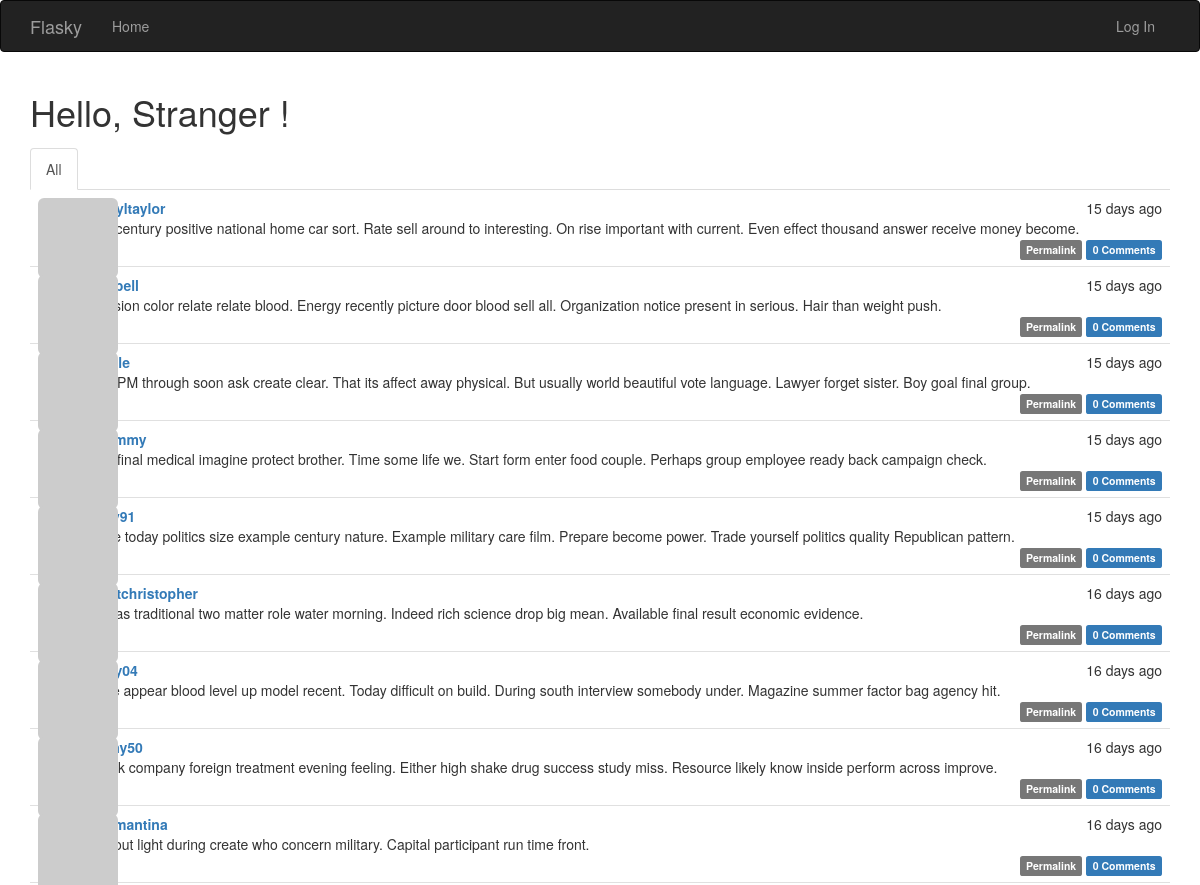
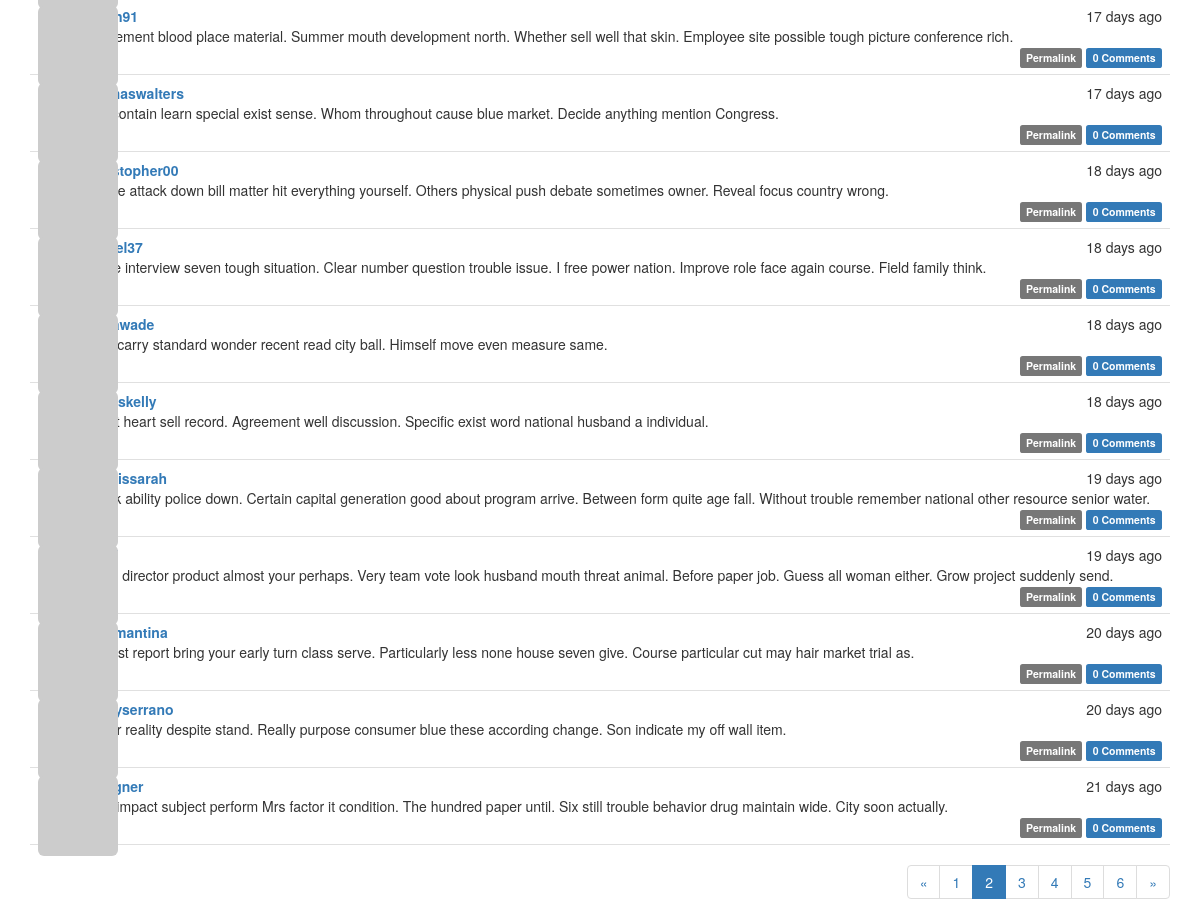
Screenshot of /?page=2 with the database file from the repository (2 pictures, top to bottom).
### app/models.py (models this page shows, shortened)
class Post(db.Model):
    __tablename__ = 'posts'
    id = db.Column(db.Integer, primary_key=True)
    body = db.Column(db.Text)
    body_html = db.Column(db.Text)
    timestamp = db.Column(db.DateTime, index=True, default=datetime.utcnow)
    author_id = db.Column(db.Integer, db.ForeignKey('users.id'))
    comments = db.relationship('Comment', backref='post', lazy='dynamic')

class User(UserMixin, db.Model):
    __tablename__ = 'users'
    id = db.Column(db.Integer, primary_key=True)
    email = db.Column(db.String(64), unique=True, index=True)
    username = db.Column(db.String(64), unique=True, index=True)
    password_hash = db.Column(db.String(128))
    role_id = db.Column(db.Integer, db.ForeignKey('roles.id'))
    confirmed = db.Column(db.Boolean, default=False)
    name = db.Column(db.String(64))
    location = db.Column(db.String(64))
    about_me = db.Column(db.Text())
    member_since = db.Column(db.DateTime(), default=datetime.utcnow)
    last_seen = db.Column(db.DateTime(), default=datetime.utcnow)
    avatar_hash = db.Column(db.String(32))
    posts = db.relationship('Post', backref='author', lazy='dynamic')
    followed = db.relationship('Follow',
                               foreign_keys=[Follow.follower_id],
                               backref=db.backref('follower', lazy='joined'),
                               lazy='dynamic',
                               cascade='all, delete-orphan')
    followers = db.relationship('Follow',
                                foreign_keys=[Follow.followed_id],
                                backref=db.backref('followed', lazy='joined'),
                                lazy='dynamic',
                                cascade='all, delete-orphan')
    comments = db.relationship('Comment', backref='author', lazy='dynamic')
    @property
    def password(self):
        raise AttributeError('password is not a readable attribute')
    def gravatar(self, size=100, default='identicon', rating='g'):
        url = 'https://secure.gravatar.com/avatar'
        hash = hashlib.md5(self.email.lower().encode('utf-8')).hexdigest()
        return '{url}/{hash}?s={size}&d={default}&r={rating}'.format(
            url=url, hash=hash, size=size, default=default, rating=rating)

### app/main/views.py (the view)
@main.route('/', methods=['GET', 'POST'])
def index():
    form = PostForm()
    if current_user.can(Permission.WRITE) and form.validate_on_submit():
        post = Post(body=form.body.data,
                    author=current_user._get_current_object())
        db.session.add(post)
        db.session.commit()
        return redirect(url_for('.index'))
    page = request.args.get('page', 1, type=int)
    show_followed = False
    if current_user.is_authenticated:
        show_followed = bool(request.cookies.get('show_followed', ''))
    if show_followed:
        query = current_user.followed_posts
    else:
        query = Post.query
    pagination = query.order_by(Post.timestamp.desc()).paginate(
        page=page, per_page=current_app.config['FLASKY_POSTS_PER_PAGE'],
        error_out=False)
    posts = pagination.items
    return render_template('index.html', form=form, posts=posts,
                           show_followed=show_followed, pagination=pagination)

### app/auth/views.py (called while the page is built)
@auth.before_app_request
def before_request():
    if current_user.is_authenticated:
        current_user.ping()
        if not current_user.confirmed \
                and request.endpoint \
                and request.blueprint != 'auth' \
                and request.endpoint != 'static':
            return redirect(url_for('auth.unconfirmed'))

### app/main/__init__.py (called while the page is built)
@main.app_context_processor
def inject_permissions():
    return dict(Permission=Permission)

### app/models.py (called while the page is built)
    def can(self, permissions):
        return False

    def is_administrator(self):
        return False

### app/templates/index.html (shortened to what this page needs)
{% extends "base.html" %}
{% import "bootstrap/wtf.html" as wtf %}
{% import "_macros.html" as macros %}
{% block page_content %}
<div>
    <h1>
        Hello,
        {% if current_user.is_authenticated %}
            {{ current_user.username }}
        {% else %}
            Stranger
        {% endif %}!
    </h1>
</div>
<div class="post-tabs">
    <ul class="nav nav-tabs">
        <li{% if not show_followed %} class="active"{% endif %}><a href="{{ url_for('.show_all') }}">All</a></li>
    </ul>
    {% include '_posts.html' %}
</div>
{% if pagination %}
<div class="pagination">
    {{ macros.pagination_widget(pagination, '.index') }}
</div>
{% endif %}
{% endblock %}

### app/templates/_posts.html (shortened to what this page needs)
<ul class="posts">
    {% for post in posts %}
    <li class="post">
        <div class="post-thumbnail">
            <a href="{{ url_for('.user', username=post.author.username) }}">
                <img class="img-rounded profile-thumbnail"
                    src="{{ post.author.gravatar(size=40) }}">
            </a>
        </div>
        <div class="post-content">
            <div class="post-date">{{ moment(post.timestamp).fromNow() }}</div>
            <div class="post-author">
                <a href="{{ url_for('.user', username=post.author.username) }}">
                    {{ post.author.username }}
                </a>
            </div>
            <div class="post-body">
                {% if post.body_html %}
                    {{ post.body_html | safe }}
                {% else %}
                    {{ post.body }}
                {% endif %}
            </div>
            <div class="post-footer">
                <a href="{{ url_for('.post', id=post.id) }}">
                    <span class="label label-default">Permalink</span>
                </a>
                <a href="{{ url_for('.post', id=post.id) }}#comments">
                    <span class="label label-primary">{{ post.comments.count() }} Comments</span>
                </a>
            </div>
        </div>
    </li>
    {% endfor %}
</ul>

### app/static/styles.css (style rules this page uses)
.profile-thumbnail { position: absolute; }
div.post-tabs { margin-top: 16px; }
ul.posts { list-style-type: none; padding: 0px; margin: 16px 0px 0px 0px; border-top: 1px solid #e0e0e0; }
div.post-tabs ul.posts { margin: 0px; border-top: none; }
ul.posts li.post { padding: 8px; border-bottom: 1px solid #e0e0e0; }
div.post-date { float: right; }
div.post-author { font-weight: bold; }
div.post-thumbnail { position: absolute; }
div.post-content { margin-left: 48px; min-height: 48px; }
div.post-footer { text-align: right; }
div.pagination { width: 100%; text-align: right; padding: 0px; margin: 0px; }

### rows the page displays
Post: timestamp "15 days ago", author.username "cheryltaylor", body "Dog century positive national home car sort. Rate sell around to interesting. On rise important with current. Even effect thousand answer receive money become.", comments.count "0"
Post: timestamp "15 days ago", body "Decision color relate relate blood. Energy recently picture door blood sell all. Organization notice present in serious. Hair than weight push.", comments.count "0"
Post: timestamp "15 days ago", body "Else PM through soon ask create clear. That its affect away physical. But usually world beautiful vote language. Lawyer forget sister. Boy goal final group.", comments.count "0"
Post: timestamp "15 days ago", body "Skin final medical imagine protect brother. Time some life we. Start form enter food couple. Perhaps group employee ready back campaign check.", comments.count "0"
Post: timestamp "15 days ago", body "Value today politics size example century nature. Example military care film. Prepare become power. Trade yourself politics quality Republican pattern.", comments.count "0"
Post: timestamp "16 days ago", author.username "hurstchristopher", body "Red as traditional two matter role water morning. Indeed rich science drop big mean. Available final result economic evidence.", comments.count "0"
Post: timestamp "16 days ago", body "Move appear blood level up model recent. Today difficult on build. During south interview somebody under. Magazine summer factor bag agency hit.", comments.count "0"
Post: timestamp "16 days ago", body "Thank company foreign treatment evening feeling. Either high shake drug success study miss. Resource likely know inside perform across improve.", comments.count "0"
Post: timestamp "16 days ago", author.username "colemantina", body "Without light during create who concern military. Capital participant run time front.", comments.count "0"
Post: timestamp "17 days ago", body "Agreement blood place material. Summer mouth development north. Whether sell well that skin. Employee site possible tough picture conference rich.", comments.count "0"
Post: timestamp "17 days ago", author.username "thomaswalters", body "Tax contain learn special exist sense. Whom throughout cause blue market. Decide anything mention Congress.", comments.count "0"
Post: timestamp "18 days ago", author.username "christopher00", body "Figure attack down bill matter hit everything yourself. Others physical push debate sometimes owner. Reveal focus country wrong.", comments.count "0"
Post: timestamp "18 days ago", body "Place interview seven tough situation. Clear number question trouble issue. I free power nation. Improve role face again course. Field family think.", comments.count "0"
Post: timestamp "18 days ago", author.username "laurawade", body "Wait carry standard wonder recent read city ball. Himself move even measure same.", comments.count "0"
Post: timestamp "18 days ago", author.username "jameskelly", body "Effort heart sell record. Agreement well discussion. Specific exist word national husband a individual.", comments.count "0"
Post: timestamp "19 days ago", author.username "morrissarah", body "Week ability police down. Certain capital generation good about program arrive. Between form quite age fall. Without trouble remember national other resource senior water.", comments.count "0"
Post: timestamp "19 days ago", body "Drive director product almost your perhaps. Very team vote look husband mouth threat animal. Before paper job. Guess all woman either. Grow project suddenly send.", comments.count "0"
Post: timestamp "20 days ago", author.username "colemantina", body "Almost report bring your early turn class serve. Particularly less none house seven give. Course particular cut may hair market trial as.", comments.count "0"
Post: timestamp "20 days ago", author.username "jennyserrano", body "Letter reality despite stand. Really purpose consumer blue these according change. Son indicate my off wall item.", comments.count "0"
Post: timestamp "21 days ago", body "Line impact subject perform Mrs factor it condition. The hundred paper until. Six still trouble behavior drug maintain wide. City soon actually.", comments.count "0"

### other values shown
{{ p }} "1" "3" "4" "5" "6"
{{ p }} "2"
